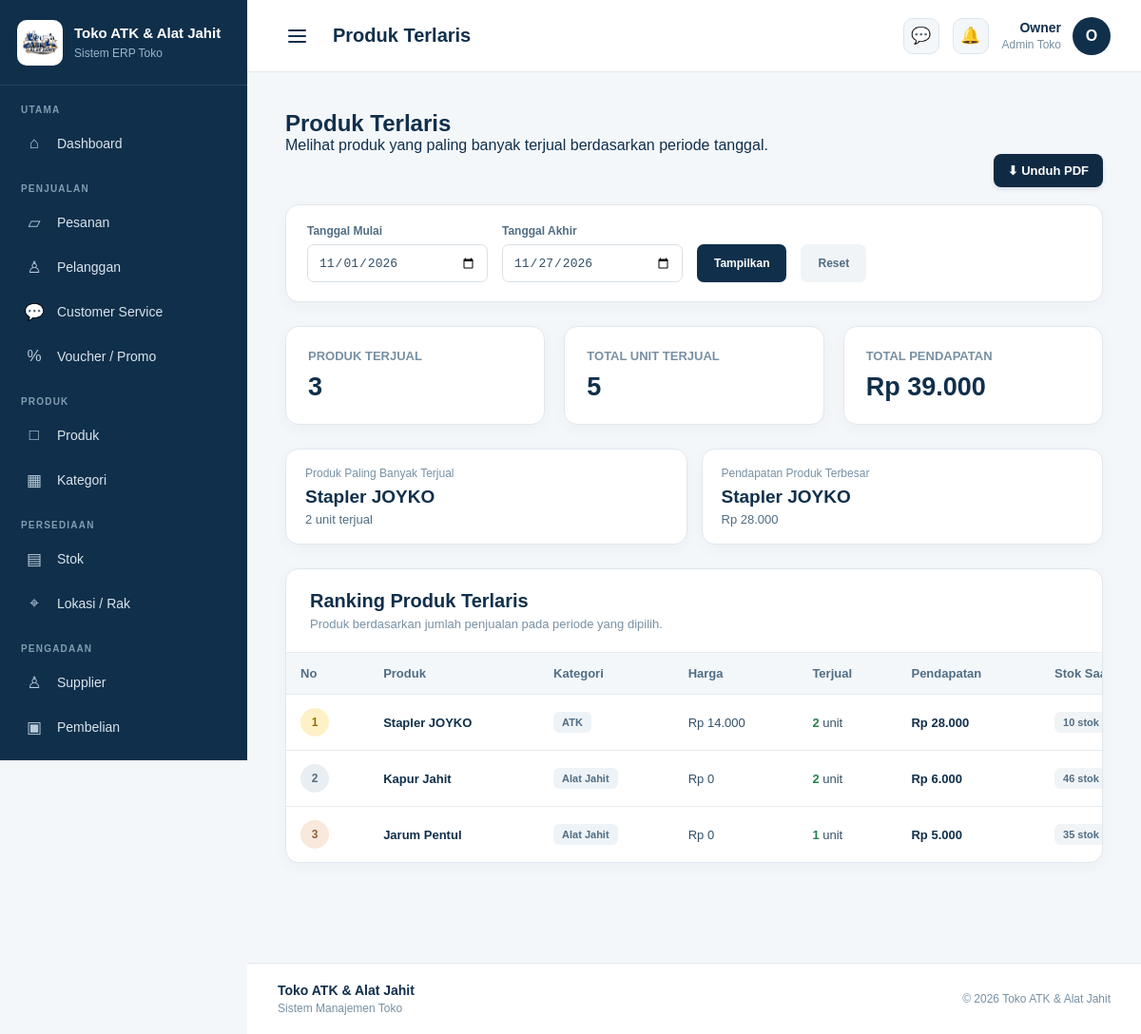
Page /admin/laporan/produk.php (signed in) on the committed database.
### tables this page shows
CREATE TABLE `produk` (
  `id_produk` int(11) NOT NULL,
  `id_kategori` int(11) DEFAULT NULL,
  `nama_produk` varchar(150) NOT NULL,
  `deskripsi` text DEFAULT NULL,
  `harga` decimal(12,2) NOT NULL DEFAULT 0.00,
  `stok` int(11) NOT NULL DEFAULT 0,
  `stok_minimum` int(11) NOT NULL DEFAULT 5,
  `gambar` varchar(255) DEFAULT NULL,
  `lokasi_rak` varchar(100) DEFAULT NULL,
  `created_at` timestamp NOT NULL DEFAULT current_timestamp()
);

CREATE TABLE `kategori` (
  `id_kategori` int(11) NOT NULL,
  `nama_kategori` varchar(100) NOT NULL
);

### admin/laporan/produk.php (the view, shortened to what this page needs)
<?php
require_once __DIR__ . "/../includes/hak_akses.php";
$tanggal_mulai = $_GET['tanggal_mulai'] ?? date('Y-m-01');
$tanggal_akhir = $_GET['tanggal_akhir'] ?? date('Y-m-d');
$query_produk = "
    SELECT
        p.id_produk,
        p.nama_produk,
        p.harga,
        p.stok,
        k.nama_kategori,
        COALESCE(SUM(dp.jumlah), 0) AS total_terjual,
        COALESCE(SUM(dp.subtotal), 0) AS total_pendapatan
    FROM detail_pesanan dp
    INNER JOIN pesanan ps
        ON dp.id_pesanan = ps.id_pesanan
    INNER JOIN produk p
        ON dp.id_produk = p.id_produk
    LEFT JOIN kategori k
        ON p.id_kategori = k.id_kategori
    WHERE DATE(ps.tanggal_pesanan) BETWEEN ? AND ?
      AND ps.status_pesanan <> 'Dibatalkan'
    GROUP BY
        p.id_produk,
        p.nama_produk,
        p.harga,
        p.stok,
        k.nama_kategori
    ORDER BY
        total_terjual DESC,
        total_pendapatan DESC
";
$stmt = mysqli_prepare($conn, $query_produk);
$data_produk = [];
$total_produk_terjual = 0;
$total_unit_terjual = 0;
$total_pendapatan = 0;
if ($stmt) {
    mysqli_stmt_bind_param(
        $stmt,
        "ss",
        $tanggal_mulai,
        $tanggal_akhir
    );
    mysqli_stmt_execute($stmt);
    $result = mysqli_stmt_get_result($stmt);
    while ($row = mysqli_fetch_assoc($result)) {
        $data_produk[] = $row;
        $total_produk_terjual++;
        $total_unit_terjual += (int) $row['total_terjual'];
        $total_pendapatan += (float) $row['total_pendapatan'];
    }
} else {
    error_log("Query laporan produk gagal: " . mysqli_error($conn));
}
$produk_terlaris = $data_produk[0] ?? null;
$produk_pendapatan_terbesar = null;
foreach ($data_produk as $produk) {
    if (
        $produk_pendapatan_terbesar === null ||
        (float) $produk['total_pendapatan'] >
        (float) $produk_pendapatan_terbesar['total_pendapatan']
    ) {
        $produk_pendapatan_terbesar = $produk;
    }
}
?>
<!DOCTYPE html>
<html lang="id">
<head>
    <link rel="stylesheet" href="../assets/css/admin.css">
</head>
<body>
<div class="admin-layout">
    <?php require_once __DIR__ . "/../includes/sidebar.php"; ?>
    <main class="admin-main">
        <?php require_once __DIR__ . "/../includes/navbar.php"; ?>
        <section class="admin-content">
            <div class="laporan-page">
                <div class="page-title">
                    <h1>Produk Terlaris</h1>
                    <p>
                        Melihat produk yang paling banyak terjual berdasarkan periode tanggal.
                    </p>
                </div>
                <div style="display:flex; justify-content:flex-end; margin:0 0 18px;">
                    <a
                        class="btn-pdf"
                        href="export_pdf.php?jenis=produk&amp;tanggal_mulai=<?= urlencode($tanggal_mulai); ?>&amp;tanggal_akhir=<?= urlencode($tanggal_akhir); ?>"
                    >
                        ⬇ Unduh PDF
                    </a>
                </div>
                <div class="produk-filter">
                    <form method="GET" class="produk-filter-form">
                        <div class="produk-filter-group">
                            <label for="tanggal_mulai">Tanggal Mulai</label>
                            <input
                                type="date"
                                id="tanggal_mulai"
                                name="tanggal_mulai"
                                value="<?= htmlspecialchars($tanggal_mulai, ENT_QUOTES, 'UTF-8'); ?>"
                                required
                            >
                        </div>
                        <div class="produk-filter-group">
                            <label for="tanggal_akhir">Tanggal Akhir</label>
                            <input
                                type="date"
                                id="tanggal_akhir"
                                name="tanggal_akhir"
                                value="<?= htmlspecialchars($tanggal_akhir, ENT_QUOTES, 'UTF-8'); ?>"
                                required
                            >
                        </div>
                        <button type="submit" class="produk-filter-button">
                            Tampilkan
                        </button>
                        <a href="produk.php" class="produk-reset-button">
                            Reset
                        </a>
                    </form>
                </div>
                <div class="laporan-stat">
                    <div class="laporan-stat-card">
                        <span class="laporan-stat-label">Produk Terjual</span>
                        <span class="laporan-stat-number">
                            <?= number_format($total_produk_terjual, 0, ',', '.'); ?>
                        </span>
                    </div>
                    <div class="laporan-stat-card">
                        <span class="laporan-stat-label">Total Unit Terjual</span>
                        <span class="laporan-stat-number">
                            <?= number_format($total_unit_terjual, 0, ',', '.'); ?>
                        </span>
                    </div>
                    <div class="laporan-stat-card">
                        <span class="laporan-stat-label">Total Pendapatan</span>
                        <span class="laporan-stat-number">
                            Rp <?= number_format($total_pendapatan, 0, ',', '.'); ?>
                        </span>
                    </div>
                </div>
                <div id="produk-highlight-container">
                    <?php if ($produk_terlaris || $produk_pendapatan_terbesar): ?>
                        <div class="produk-highlight">
                            <?php if ($produk_terlaris): ?>
                                <div class="produk-highlight-card">
                                    <span>Produk Paling Banyak Terjual</span>
                                    <strong>
                                        <?= htmlspecialchars(
                                            $produk_terlaris['nama_produk'],
                                            ENT_QUOTES,
                                            'UTF-8'
                                        ); ?>
                                    </strong>
                                    <div class="produk-highlight-info">
                                        <?= number_format(
                                            $produk_terlaris['total_terjual'],
                                            0,
                                            ',',
                                            '.'
                                        ); ?>
                                        unit terjual
                                    </div>
                                </div>
                            <?php endif; ?>
                            <?php if ($produk_pendapatan_terbesar): ?>
                                <div class="produk-highlight-card">
                                    <span>Pendapatan Produk Terbesar</span>
                                    <strong>
                                        <?= htmlspecialchars(
                                            $produk_pendapatan_terbesar['nama_produk'],
                                            ENT_QUOTES,
                                            'UTF-8'
                                        ); ?>
                                    </strong>
                                    <div class="produk-highlight-info">
                                        Rp <?= number_format(
                                            $produk_pendapatan_terbesar['total_pendapatan'],
                                            0,
                                            ',',
                                            '.'
                                        ); ?>
                                    </div>
                                </div>
                            <?php endif; ?>
                        </div>
                    <?php endif; ?>
                </div>
                <div class="laporan-card">
                    <div class="laporan-card-header">
                        <h2>Ranking Produk Terlaris</h2>
                        <p>
                            Produk berdasarkan jumlah penjualan pada periode yang dipilih.
                        </p>
                    </div>
                    <div class="laporan-table-wrapper">
                        <table class="laporan-table">
                            <thead>
                                <tr>
                                    <th>No</th>
                                    <th>Produk</th>
                                    <th>Kategori</th>
                                    <th>Harga</th>
                                    <th>Terjual</th>
                                    <th>Pendapatan</th>
                                    <th>Stok Saat Ini</th>
                                </tr>
                            </thead>
                            <tbody>
                                <?php if (!empty($data_produk)): ?>
                                    <?php $no = 1; ?>
                                    <?php foreach ($data_produk as $produk): ?>
                                        <?php
                                        $rank_class = '';
                                        if ($no === 1) {
                                            $rank_class = 'rank-1';
                                        } elseif ($no === 2) {
                                            $rank_class = 'rank-2';
                                        } elseif ($no === 3) {
                                            $rank_class = 'rank-3';
                                        }
                                        ?>
                                        <tr>
                                            <td>
                                                <span class="rank-badge <?= $rank_class; ?>">
                                                    <?= $no; ?>
                                                </span>
                                            </td>
                                            <td>
                                                <strong>
                                                    <?= htmlspecialchars(
                                                        $produk['nama_produk'],
                                                        ENT_QUOTES,
                                                        'UTF-8'
                                                    ); ?>
                                                </strong>
                                            </td>
                                            <td>
                                                <span class="kategori-badge">
                                                    <?= htmlspecialchars(
                                                        $produk['nama_kategori'] ?? 'Tanpa Kategori',
                                                        ENT_QUOTES,
                                                        'UTF-8'
                                                    ); ?>
                                                </span>
                                            </td>
                                            <td>
                                                Rp <?= number_format(
                                                    $produk['harga'],
                                                    0,
                                                    ',',
                                                    '.'
                                                ); ?>
                                            </td>
                                            <td>
                                                <span class="terjual-number">
                                                    <?= number_format(
                                                        $produk['total_terjual'],
                                                        0,
                                                        ',',
                                                        '.'
                                                    ); ?>
                                                </span>
                                                unit
                                            </td>
                                            <td>
                                                <span class="pendapatan-number">
                                                    Rp <?= number_format(
                                                        $produk['total_pendapatan'],
                                                        0,
                                                        ',',
                                                        '.'
                                                    ); ?>
                                                </span>
                                            </td>
                                            <td>
                                                <span class="stok-badge">
                                                    <?= number_format(
                                                        $produk['stok'],
                                                        0,
                                                        ',',
                                                        '.'
                                                    ); ?>
                                                    stok
                                                </span>
                                            </td>
                                        </tr>
                                        <?php $no++; ?>
                                    <?php endforeach; ?>
                                <?php endif; ?>
                            </tbody>
                        </table>
                    </div>
                </div>
            </div>
        </section>
        <?php require_once __DIR__ . "/../includes/footer.php"; ?>
    </main>
</div>
</body>
</html>

### rows in the picture
produk: nama_produk "Stapler JOYKO", id_kategori.nama_kategori "ATK", harga "14.000", total_terjual "2", total_pendapatan "28.000", stok "10"
produk: nama_produk "Kapur Jahit", id_kategori.nama_kategori "Alat Jahit", harga "0", total_terjual "2", total_pendapatan "6.000", stok "46"
produk: nama_produk "Jarum Pentul", id_kategori.nama_kategori "Alat Jahit", harga "0", total_terjual "1", total_pendapatan "5.000", stok "35"

### other values in the picture
$pageTitle "Produk Terlaris"
$namaAdmin "Owner"
$avatar "O"
$total_produk_terjual "3"
$total_unit_terjual "5"
$total_pendapatan "39.000"
$produk_terlaris['total_terjual'] "2"
$produk_pendapatan_terbesar['total_pendapatan'] "28.000"
